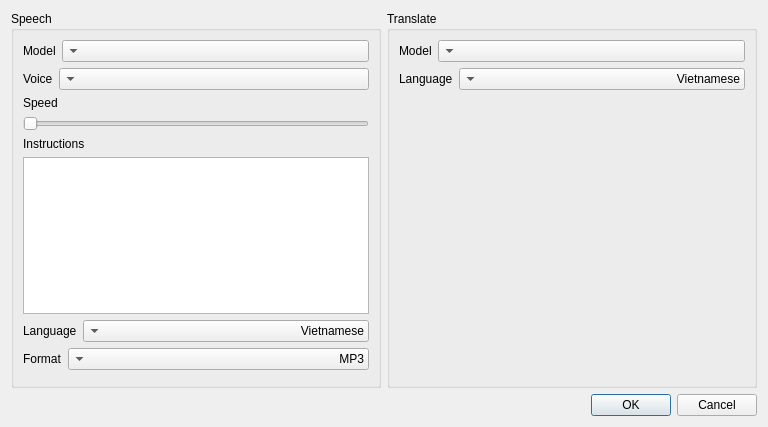
<?xml version="1.0" encoding="UTF-8"?>
<ui version="4.0">
 <class>SubtitleConfig</class>
 <widget class="QDialog" name="SubtitleConfig">
  <property name="geometry">
   <rect>
    <x>0</x>
    <y>0</y>
    <width>768</width>
    <height>427</height>
   </rect>
  </property>
  <property name="windowTitle">
   <string>Subtitle Configuration</string>
  </property>
  <property name="windowIcon">
   <iconset resource="srt_editor_resources.qrc">
    <normaloff>:/mainwindow/assets/icon.png</normaloff>:/mainwindow/assets/icon.png</iconset>
  </property>
  <layout class="QVBoxLayout" name="verticalLayout_7">
   <item>
    <layout class="QHBoxLayout" name="horizontalLayout_11">
     <item>
      <layout class="QVBoxLayout" name="verticalLayout_4">
       <item>
        <widget class="QGroupBox" name="groupBox">
         <property name="title">
          <string>Speech</string>
         </property>
         <layout class="QVBoxLayout" name="verticalLayout_3">
          <item>
           <layout class="QHBoxLayout" name="horizontalLayout_2" stretch="0,1">
            <item>
             <widget class="QLabel" name="label_3">
              <property name="text">
               <string>Model</string>
              </property>
             </widget>
            </item>
            <item>
             <widget class="QComboBox" name="speechModels">
              <property name="layoutDirection">
               <enum>Qt::RightToLeft</enum>
              </property>
             </widget>
            </item>
           </layout>
          </item>
          <item>
           <layout class="QVBoxLayout" name="verticalLayout">
            <item>
             <layout class="QHBoxLayout" name="horizontalLayout" stretch="0,1">
              <item>
               <widget class="QLabel" name="label_2">
                <property name="text">
                 <string>Voice</string>
                </property>
               </widget>
              </item>
              <item>
               <widget class="QComboBox" name="speechVoices">
                <property name="layoutDirection">
                 <enum>Qt::RightToLeft</enum>
                </property>
               </widget>
              </item>
             </layout>
            </item>
            <item>
             <widget class="QLabel" name="label_4">
              <property name="text">
               <string>Speed</string>
              </property>
             </widget>
            </item>
            <item>
             <widget class="QSlider" name="speechSpeed">
              <property name="orientation">
               <enum>Qt::Horizontal</enum>
              </property>
             </widget>
            </item>
           </layout>
          </item>
          <item>
           <layout class="QVBoxLayout" name="verticalLayout_2">
            <item>
             <widget class="QLabel" name="label_5">
              <property name="text">
               <string>Instructions</string>
              </property>
             </widget>
            </item>
            <item>
             <widget class="QTextEdit" name="openaiSpeechInstructions"/>
            </item>
            <item>
             <layout class="QHBoxLayout" name="horizontalLayout_10" stretch="0,1">
              <item>
               <widget class="QLabel" name="label_12">
                <property name="text">
                 <string>Language</string>
                </property>
               </widget>
              </item>
              <item>
               <widget class="QComboBox" name="speechLanguage">
                <property name="layoutDirection">
                 <enum>Qt::RightToLeft</enum>
                </property>
                <item>
                 <property name="text">
                  <string>Vietnamese</string>
                 </property>
                </item>
                <item>
                 <property name="text">
                  <string>English</string>
                 </property>
                </item>
                <item>
                 <property name="text">
                  <string>Japanese</string>
                 </property>
                </item>
                <item>
                 <property name="text">
                  <string>Chinese</string>
                 </property>
                </item>
                <item>
                 <property name="text">
                  <string>Korean</string>
                 </property>
                </item>
               </widget>
              </item>
             </layout>
            </item>
            <item>
             <layout class="QHBoxLayout" name="horizontalLayout_3" stretch="0,1">
              <item>
               <widget class="QLabel" name="label_6">
                <property name="text">
                 <string>Format</string>
                </property>
               </widget>
              </item>
              <item>
               <widget class="QComboBox" name="speechFileFormat">
                <property name="layoutDirection">
                 <enum>Qt::RightToLeft</enum>
                </property>
                <item>
                 <property name="text">
                  <string>MP3</string>
                 </property>
                </item>
                <item>
                 <property name="text">
                  <string>AAC</string>
                 </property>
                </item>
                <item>
                 <property name="text">
                  <string>WAV</string>
                 </property>
                </item>
               </widget>
              </item>
             </layout>
            </item>
           </layout>
          </item>
          <item>
           <spacer name="verticalSpacer">
            <property name="orientation">
             <enum>Qt::Vertical</enum>
            </property>
            <property name="sizeHint" stdset="0">
             <size>
              <width>20</width>
              <height>40</height>
             </size>
            </property>
           </spacer>
          </item>
         </layout>
        </widget>
       </item>
      </layout>
     </item>
     <item>
      <layout class="QVBoxLayout" name="verticalLayout_6">
       <item>
        <widget class="QGroupBox" name="groupBox_2">
         <property name="title">
          <string>Translate</string>
         </property>
         <layout class="QVBoxLayout" name="verticalLayout_5">
          <item>
           <layout class="QHBoxLayout" name="horizontalLayout_8" stretch="0,1">
            <item>
             <widget class="QLabel" name="label_10">
              <property name="text">
               <string>Model</string>
              </property>
             </widget>
            </item>
            <item>
             <widget class="QComboBox" name="translateModels">
              <property name="layoutDirection">
               <enum>Qt::RightToLeft</enum>
              </property>
             </widget>
            </item>
           </layout>
          </item>
          <item>
           <layout class="QHBoxLayout" name="horizontalLayout_9" stretch="0,1">
            <item>
             <widget class="QLabel" name="label_11">
              <property name="text">
               <string>Language</string>
              </property>
             </widget>
            </item>
            <item>
             <widget class="QComboBox" name="translateLanguage">
              <property name="layoutDirection">
               <enum>Qt::RightToLeft</enum>
              </property>
              <item>
               <property name="text">
                <string>Vietnamese</string>
               </property>
              </item>
              <item>
               <property name="text">
                <string>English</string>
               </property>
              </item>
              <item>
               <property name="text">
                <string>Japanese</string>
               </property>
              </item>
              <item>
               <property name="text">
                <string>Chinese</string>
               </property>
              </item>
              <item>
               <property name="text">
                <string>Korean</string>
               </property>
              </item>
             </widget>
            </item>
           </layout>
          </item>
          <item>
           <spacer name="verticalSpacer_2">
            <property name="orientation">
             <enum>Qt::Vertical</enum>
            </property>
            <property name="sizeHint" stdset="0">
             <size>
              <width>20</width>
              <height>40</height>
             </size>
            </property>
           </spacer>
          </item>
         </layout>
        </widget>
       </item>
      </layout>
     </item>
    </layout>
   </item>
   <item>
    <widget class="QDialogButtonBox" name="buttonBox">
     <property name="orientation">
      <enum>Qt::Horizontal</enum>
     </property>
     <property name="standardButtons">
      <set>QDialogButtonBox::Cancel|QDialogButtonBox::Ok</set>
     </property>
    </widget>
   </item>
  </layout>
 </widget>
 <resources>
  <include location="srt_editor_resources.qrc"/>
 </resources>
 <connections>
  <connection>
   <sender>buttonBox</sender>
   <signal>accepted()</signal>
   <receiver>SubtitleConfig</receiver>
   <slot>accept()</slot>
   <hints>
    <hint type="sourcelabel">
     <x>248</x>
     <y>254</y>
    </hint>
    <hint type="destinationlabel">
     <x>157</x>
     <y>274</y>
    </hint>
   </hints>
  </connection>
  <connection>
   <sender>buttonBox</sender>
   <signal>rejected()</signal>
   <receiver>SubtitleConfig</receiver>
   <slot>reject()</slot>
   <hints>
    <hint type="sourcelabel">
     <x>316</x>
     <y>260</y>
    </hint>
    <hint type="destinationlabel">
     <x>286</x>
     <y>274</y>
    </hint>
   </hints>
  </connection>
 </connections>
</ui>
